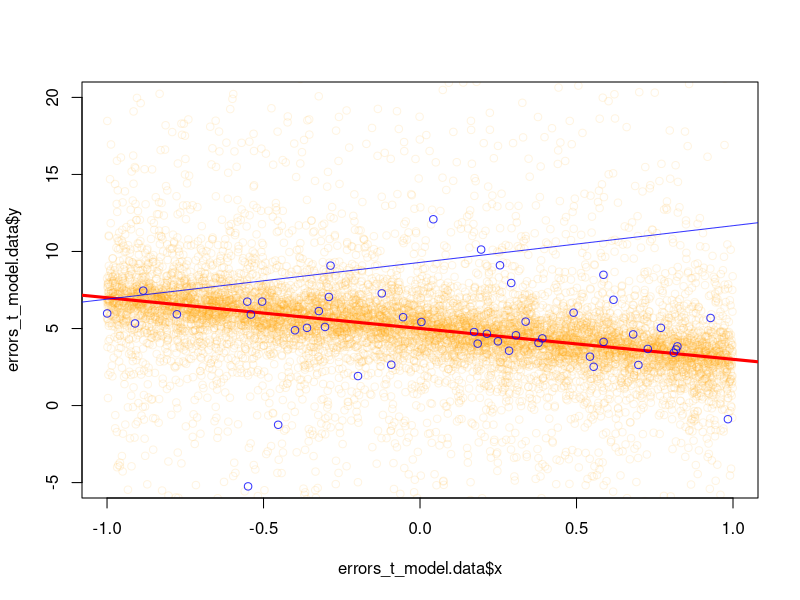
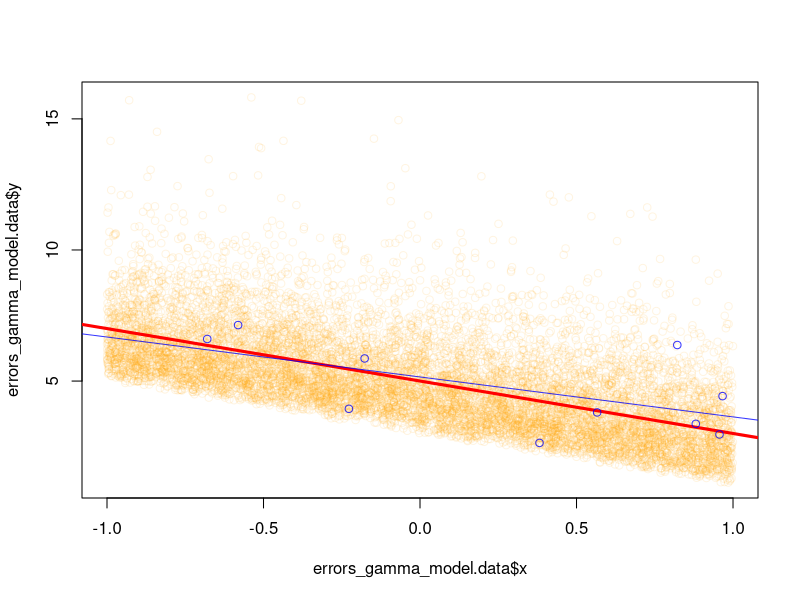

The R source for these figures, in order:
## ---- chunk 1
knitr::opts_chunk$set(echo = TRUE)

addTrans <- function(color,trans) {
  # This function adds transparancy to a color.
  # Define transparancy with an integer between 0 and 255
  # 0 being fully transparant and 255 being fully visable
  # Works with either color and trans a vector of equal length,
  # or one of the two of length 1.
  if (length(color)!=length(trans)&!any(c(length(color),length(trans))==1)){ 
	  stop("Vector lengths not correct")
  }
	if (length(color)==1 & length(trans)>1) color <- rep(color,length(trans)) 
	if (length(trans)==1 & length(color)>1) trans <- rep(trans,length(color))

  num2hex <- function(x) {
	  	hex <- unlist(strsplit("0123456789ABCDEF",split=""))
		return(paste(hex[(x-x%%16)/16+1],hex[x%%16+1],sep="")) 
	}

	rgb <- rbind(col2rgb(color),trans)
	res <- paste("#",apply(apply(rgb,2,num2hex),2,paste,collapse=""),sep="") 
	return(res)
}

## ---- chunk 2
errors_t_df <- function(n, beta0, beta1, df){
  x <- runif(n, min=-1, max=1)  # built in r function for the uniform distribution
  e <- rt(n, df=df)  # draw n points from the t dist with df degrees of freedom
  y <- beta0 + beta1 * x + e  # this is our linear model spec
  return(data.frame(x=x, y=y))
}

# Create the data
errors_t_model.data = errors_t_df(n=10000, beta0=5, beta1=-2, df=1)
plot(errors_t_model.data$x, errors_t_model.data$y, col=addTrans('orange', 30), ylim=c(-5,20))
# true regression line
abline(a=5, b=-2, col='red', lwd=3)

# fitted regresion line
errors_t_model.sample = errors_t_df(n=50, beta0=5, beta1=-2, df=1)
points(errors_t_model.sample$x, errors_t_model.sample$y, col=addTrans('blue', 200))
errors_t_model.fit = lm(y ~ x, data=errors_t_model.sample)
abline(errors_t_model.fit, col=addTrans('blue', 200))
## ---- chunk 3
errors_gamma_df <- function(n, beta0, beta1, k, theta){
  x <- runif(n, min=-1, max=1)  
  e <- rgamma(n, shape=k, scale=theta) - k * theta
  y <- beta0 + beta1 * x + e  
  return(data.frame(x=x, y=y))
}

# Create the data
errors_gamma_model.data = errors_gamma_df(n=10000, beta0=5, beta1=-2, k=2, theta=1)
plot(errors_gamma_model.data$x, errors_gamma_model.data$y, col=addTrans('orange', 30))
# true regression line
abline(a=5, b=-2, col='red', lwd=3)

# fitted regresion line
errors_gamma_model.sample = errors_gamma_df(n=10, beta0=5, beta1=-2, k=2, theta=1)
points(errors_gamma_model.sample$x, errors_gamma_model.sample$y, col=addTrans('blue', 200))
errors_gamma_model.fit = lm(y ~ x, data=errors_gamma_model.sample)
abline(errors_gamma_model.fit, col=addTrans('blue', 200))
## ---- chunk 4
## normal:
e <- rnorm(n=100, mean=0, sd=1)
